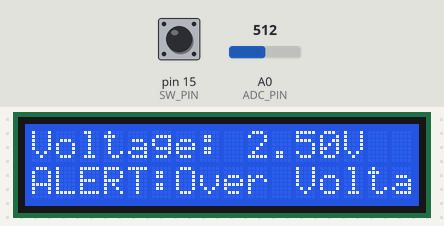
Recording of a sketch running on a simulated Arduino Uno, built with avr-gcc and run on an emulated ATmega328P. Parts: 16×2 character LCD. The test bench sets the inputs (shaded band); at power-on: A0 (ADC_PIN) = 512, pin 15 (SW_PIN) HIGH.

Above: at 1.2 s.
1.3 s: A0 (ADC_PIN) set to 0
At 1.7 s:
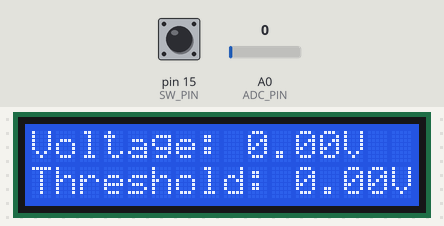
2.8 s: A0 (ADC_PIN) set to 122
At 3.6 s:
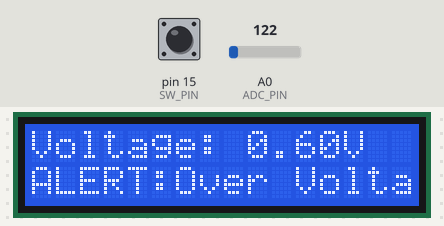
4.4 s: pin 15 (SW_PIN) pulled LOW for 0.2 s
At 5.5 s:
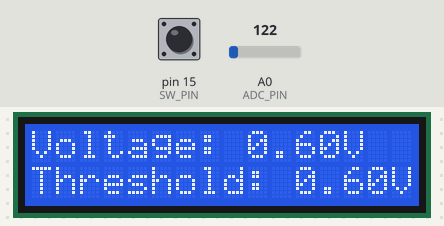
6.1 s: A0 (ADC_PIN) set to 128
At 7.4 s:
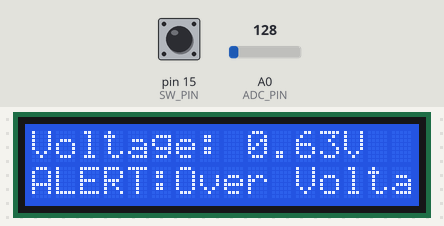
7.7 s: pin 15 (SW_PIN) pulled LOW for 1 s
At 9.8 s:
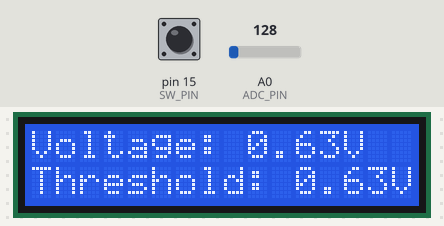
10.2 s: A0 (ADC_PIN) set to 511
At 11.7 s:
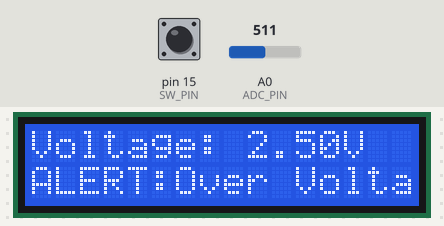
Timing chart, 0 to 12.8 s (numbered marks = the images above; inputs shaded):
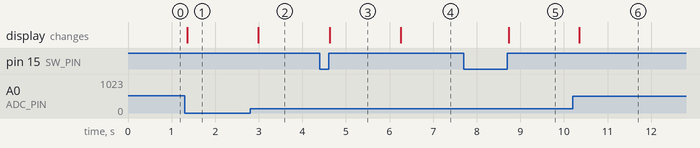

Measured:
- the behaviour switches between 122 and 123 on A0 (ADC_PIN) (found by bisection; images 3 and 4)
- after the input at 1.3 s, the display: changes after 0.06 s (image 1)
- after the input at 2.8 s, the display: changes after 0.18 s (image 2)
- after the input at 4.4 s, the display: changes after 0.23 s (image 3)
- after the input at 6.1 s, the display: changes after 0.15 s (image 4)
- after the input at 7.7 s, the display: changes after 1.0 s (image 5)
- after the input at 10.2 s, the display: changes after 0.15 s (image 6)

The sketch:

Exam2024Q3.ino
```cpp
#include<Arduino.h>
#include<LiquidCrystal_I2C.h>

const uint8_t ADC_PIN = 14;
const uint8_t SW_PIN = 15;
const uint8_t PROG_DELAY = 150;
const uint8_t DEBOUNCE_DELAY = 50;

LiquidCrystal_I2C lcd(0x27, 16, 2);

uint16_t adc_val = 0;
float current_voltage = 0;
float threshold_voltage = 0;
String str_second_line = "";

void setup() {
    lcd.init();
    lcd.backlight();

    pinMode(ADC_PIN, INPUT);
    pinMode(SW_PIN, INPUT_PULLUP);
}

void loop() {
    adc_val = analogRead(ADC_PIN);
    current_voltage = adc_val * (5/1023.0);

    if (digitalRead(SW_PIN) == LOW) {
        while (digitalRead(SW_PIN) == LOW) {
            delay(DEBOUNCE_DELAY);
        }

        threshold_voltage = current_voltage;
    }

    if (current_voltage > threshold_voltage) {
        str_second_line = "ALERT:Over Voltage";
    } else {
        str_second_line = "Threshold: ";
        str_second_line.concat(threshold_voltage);
        str_second_line.concat("V");
    }

    lcd.setCursor(0,0);
    lcd.print("Voltage: ");
    lcd.print(current_voltage);
    lcd.print("V");

    lcd.setCursor(0,1);
    lcd.print(str_second_line);

    delay(PROG_DELAY);
}
```
